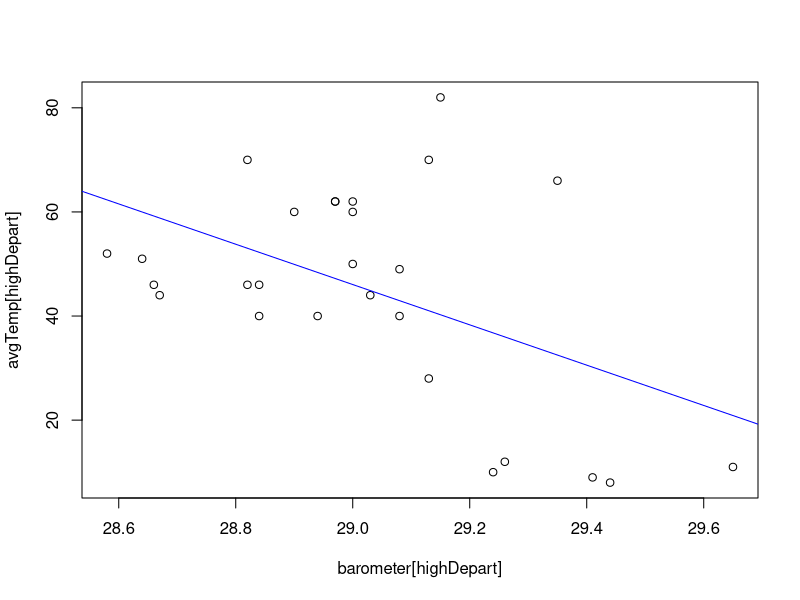
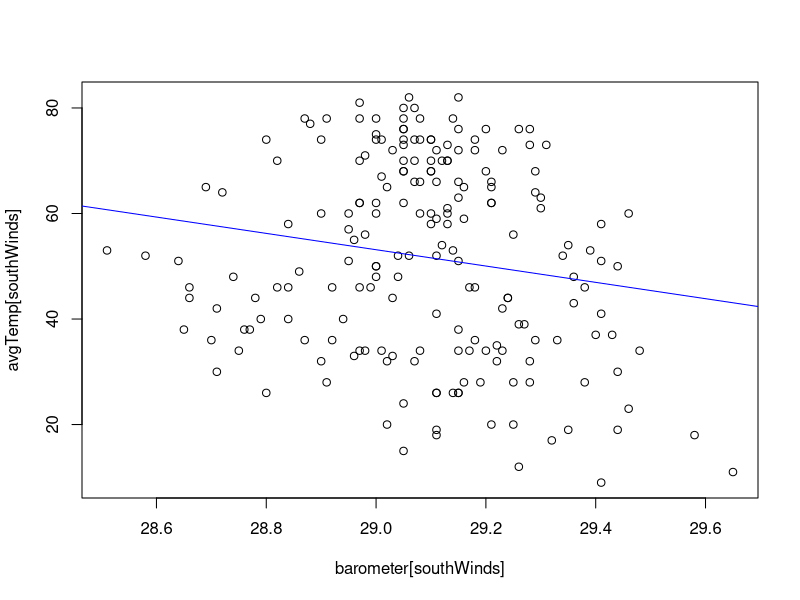

The R script that drew these images, in order:
{
  rm(list=ls()); options(show.error.locations = TRUE);  

  # Get weather data for 2016 in Lansing, MI
  lansing2016Weather = read.csv(file="data/LansingNOAA2016Formatted.csv",
                                stringsAsFactors = FALSE);
  
  # Extract the various parts of the weather data and save each to a vector
  date = lansing2016Weather[,"date"];
  eventData = lansing2016Weather[,"eventData"];
  avgTemp = lansing2016Weather[,"avgTemp"];
  tempDept = lansing2016Weather[,"tempDept"];  
  precipitation = lansing2016Weather[,"precipitation"];  
  humidity = lansing2016Weather[,"humidity"];
  barometer = lansing2016Weather[,"barometer"];
  dewPoint = lansing2016Weather[,"dewPoint"];
  avgWind = lansing2016Weather[,"avgWind"];
  maxWind = lansing2016Weather[,"maxWind"];  
  windDirection =  lansing2016Weather[,"windDirection"];
  sunrise = lansing2016Weather[,"sunrise"];
  sunset = lansing2016Weather[,"sunset"];

  ### using which() to index values from a vector
  # give the index of the values in avgTemp that are greater than 80
  daysOver80 = which(avgTemp > 80);
  
  # # index the dates and humidity vectors by the days over 80 degrees
  datesOver80 = date[daysOver80];
  humidityOver80 = humidity[daysOver80];
   
  # give the min and max humdity for days over 80 degrees
  minHumOver80 = min(humidity[daysOver80]);
  maxHumOver80 = max(humidity[daysOver80]);
  
  ### multiple conditions using a which()
  # give the index of values where avgTemp is between 60 and 70  
  tempsIn60s = which(avgTemp > 60 & avgTemp < 70);
   
  # find the mean wind and mean precipiation when avgTemp is between 60 and 70
  meanWind60s = mean(avgWind[tempsIn60s]);
  maxPrecip60s = max(precipitation[tempsIn60s]);
   
  # give the index of values where temperatures are more than 15 degrees from normal
  highDepart = which(tempDept > 15 | tempDept < -15);
   
  ### plotting and modelling subset data
  # plot temperature vs pressure on the days when temperature is more than 15 degrees from normal
  plot(formula=avgTemp[highDepart]~barometer[highDepart]);
   
  # do a linear model of temp vs. pressure on the abnormal temperature days
  model = lm(formula=avgTemp[highDepart]~barometer[highDepart]);
   
  # add the regression line to the plot
  abline(model, col="blue");  
   
  # show summary of the relationship
  print(summary(model));      
   
  # repeat the process above with southerly winds (winds between 90 and 270 degrees)
  southWinds = which(windDirection > 90 & windDirection < 270);
  plot(formula=avgTemp[southWinds]~barometer[southWinds]);
  model2 = lm(formula=avgTemp[southWinds]~barometer[southWinds]);
  abline(model2, col="blue");  
  print(summary(model2));      
  
  ### use grep() to get index values from a string vecto (eventData)
  # get days that had snow
  snowyDays = grep("SN", eventData);
  
  # get days that had rain
  rainyDays = grep("RA", eventData);
  
  # find the days that had either rain OR snow
  precipDays = grep("SN|RA", eventData);
  
  # find the days that had either rain AND snow
  daysWithRainAndSnow1  = grep("SN&RA", eventData);  # does not work!
  daysWithRainAndSnow2 = intersect(snowyDays, rainyDays);  # works!
   
  ### multiple conditions on multiple variable in which()
  # days with high wind (>15mph) and abnomal temperature (more than 10 degrees from normal)
  abnormalTempHighWind = which( (avgWind > 15) &
                      (tempDept < -10 | tempDept > 10 ) );
  
  # days with temperatures between 40 and 50 and precipitation between 0.1 and 0.2 inches
  chillyLightRain = which( (avgTemp > 40 & avgTemp < 50) &
                      (precipitation > 0.1 & precipitation < 0.2 ));
  
  # get the dates for the above conditions
  dates1 = date[abnormalTempHighWind];
  dates2 = date[chillyLightRain];

  # print to console the information from above.
  cat("Abnormal temps and high winds:\n");
  print(dates1);
  cat("\nChilly days and light rain:\n");
  print(dates2);
}